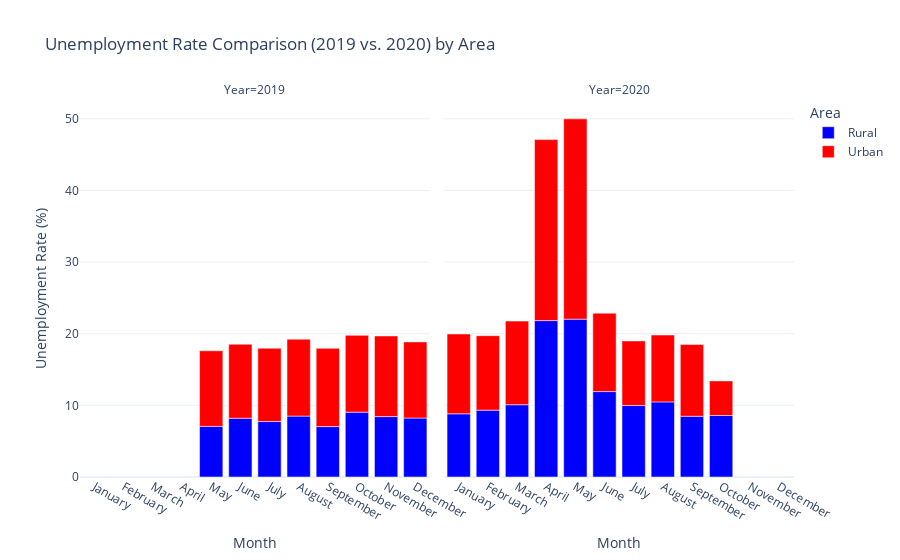

The notebook cell saved with this chart:
### Code cell
month_order = ['January', 'February', 'March', 'April', 'May', 'June', 'July', 'August', 'September', 'October', 'November', 'December']

df['Month'] = pd.Categorical(df['Month'], categories=month_order, ordered=True)
df_2019 = df[df['Year'] == 2019]
df_2020 = df[df['Year'] == 2020]

avg_unemployment_2019 = df_2019.groupby(['Month', 'Area'])['Estimated Unemployment Rate'].mean().reset_index()
avg_unemployment_2020 = df_2020.groupby(['Month', 'Area'])['Estimated Unemployment Rate'].mean().reset_index()

avg_unemployment_2019['Year'] = 2019
avg_unemployment_2020['Year'] = 2020

combined_df = pd.concat([avg_unemployment_2019, avg_unemployment_2020], ignore_index=True)

fig = px.bar(combined_df, x='Month', y='Estimated Unemployment Rate', color='Area', facet_col='Year',
             labels={'Estimated Unemployment Rate': 'Unemployment Rate (%)'},
             title='Unemployment Rate Comparison (2019 vs. 2020) by Area',
             color_discrete_map={'Rural': 'blue', 'Urban': 'red'})

fig.update_layout(
    xaxis_title='Month',
    yaxis_title='Unemployment Rate (%)',
    template='plotly_white'
)

fig.show()

### Figure 1 — Plotly figure (JSON) as saved in the notebook; plotly's stock layout.template omitted (floating-point values rounded to 4 significant figures)
{"data": [{"alignmentgroup": "True", "hovertemplate": "Area=Rural<br>Year=2019<br>Month=%{x}<br>Unemployment Rate (%)=%{y}<extra></extra>", "legendgroup": "Rural", "marker": {"color": "blue", "pattern": {"shape": ""}}, "name": "Rural", "offsetgroup": "Rural", "orientation": "v", "showlegend": true, "textposition": "auto", "type": "bar", "x": ["January", "February", "March", "April", "May", "June", "July", "August", "September", "October", "November", "December"], "xaxis": "x", "y": [null, null, null, null, 7.068, 8.201, 7.742, 8.503, 7.037, 9.051, 8.432, 8.234], "yaxis": "y"}, {"alignmentgroup": "True", "hovertemplate": "Area=Rural<br>Year=2020<br>Month=%{x}<br>Unemployment Rate (%)=%{y}<extra></extra>", "legendgroup": "Rural", "marker": {"color": "blue", "pattern": {"shape": ""}}, "name": "Rural", "offsetgroup": "Rural", "orientation": "v", "showlegend": false, "textposition": "auto", "type": "bar", "x": ["January", "February", "March", "April", "May", "June", "July", "August", "September", "October", "November", "December"], "xaxis": "x2", "y": [8.822, 9.333, 10.09, 21.83, 22.03, 11.92, 9.977, 10.48, 8.479, 8.583, null, null], "yaxis": "y2"}, {"alignmentgroup": "True", "hovertemplate": "Area=Urban<br>Year=2019<br>Month=%{x}<br>Unemployment Rate (%)=%{y}<extra></extra>", "legendgroup": "Urban", "marker": {"color": "red", "pattern": {"shape": ""}}, "name": "Urban", "offsetgroup": "Urban", "orientation": "v", "showlegend": true, "textposition": "auto", "type": "bar", "x": ["January", "February", "March", "April", "May", "June", "July", "August", "September", "October", "November", "December"], "xaxis": "x", "y": [null, null, null, null, 10.55, 10.33, 10.23, 10.73, 10.92, 10.72, 11.25, 10.63], "yaxis": "y"}, {"alignmentgroup": "True", "hovertemplate": "Area=Urban<br>Year=2020<br>Month=%{x}<br>Unemployment Rate (%)=%{y}<extra></extra>", "legendgroup": "Urban", "marker": {"color": "red", "pattern": {"shape": ""}}, "name": "Urban", "offsetgroup": "Urban", "orientation": "v", "showlegend": false, "textposition": "auto", "type": "bar", "x": ["January", "February", "March", "April", "May", "June", "July", "August", "September", "October", "November", "December"], "xaxis": "x2", "y": [11.14, 10.39, 11.67, 25.26, 27.95, 10.95, 9.018, 9.332, 10.01, 4.828, null, null], "yaxis": "y2"}], "layout": {"annotations": [{"font": {}, "showarrow": false, "text": "Year=2019", "x": 0.245, "xanchor": "center", "xref": "paper", "y": 1, "yanchor": "bottom", "yref": "paper"}, {"font": {}, "showarrow": false, "text": "Year=2020", "x": 0.755, "xanchor": "center", "xref": "paper", "y": 1, "yanchor": "bottom", "yref": "paper"}], "autosize": true, "barmode": "relative", "legend": {"title": {"text": "Area"}, "tracegroupgap": 0}, "title": {"text": "Unemployment Rate Comparison (2019 vs. 2020) by Area"}, "xaxis": {"anchor": "y", "autorange": true, "domain": [0, 0.49], "range": [-0.5, 11.5], "title": {"text": "Month"}, "type": "category"}, "xaxis2": {"anchor": "y2", "autorange": true, "domain": [0.51, 1], "matches": "x", "range": [-0.5, 11.5], "title": {"text": "Month"}, "type": "category"}, "yaxis": {"anchor": "x", "autorange": true, "domain": [0, 1], "range": [0, 52.62], "title": {"text": "Unemployment Rate (%)"}, "type": "linear"}, "yaxis2": {"anchor": "x2", "autorange": true, "domain": [0, 1], "matches": "y", "range": [0, 52.62], "showticklabels": false, "type": "linear"}}}
